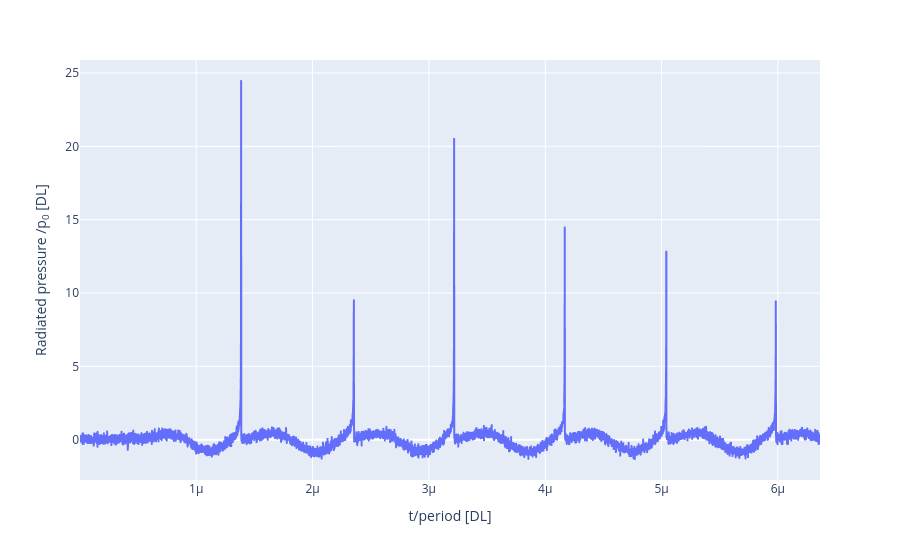

Notebook code cell kept with this figure:
### Markdown cell above
Plotting the acoustic emissions and their spectra.

### Code cell
fig = px.line(x=t_data_trunc, y=data_trunc)
fig.update_layout(
    xaxis=dict(title="t/period [DL]"),
    yaxis=dict(title="Radiated pressure /p<sub>0</sub> [DL]"),
)
fig.show()

### Figure 1 — Plotly figure (JSON) as saved in the notebook; plotly's stock layout.template omitted (floating-point values rounded to 4 significant figures; data arrays with more than 128 entries replaced by an {"elided": "..."} marker saying what was removed)
{"data": [{"hovertemplate": "x=%{x}<br>y=%{y}<extra></extra>", "legendgroup": "", "line": {"color": "#636efa", "dash": "solid"}, "marker": {"symbol": "circle"}, "mode": "lines", "name": "", "showlegend": false, "type": "scattergl", "x": {"elided": "6362 float values"}, "xaxis": "x", "y": {"elided": "6362 float values"}, "yaxis": "y"}], "layout": {"legend": {"tracegroupgap": 0}, "margin": {"t": 60}, "xaxis": {"anchor": "y", "domain": [0, 1], "title": {"text": "t/period [DL]"}}, "yaxis": {"anchor": "x", "domain": [0, 1], "title": {"text": "Radiated pressure /p<sub>0</sub> [DL]"}}}}
